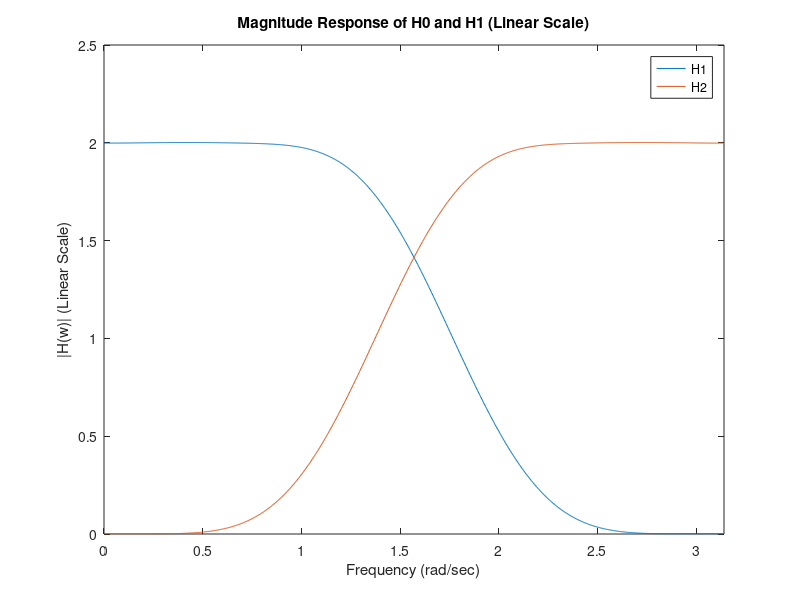

This chart was generated by the following MATLAB code:
% ECE310_Homework_6
% Kevin Kerliu
close all;
clear;
clc;
%% Question 4

% Part A
% Define H0, H1, F0, F1

N = 12;

% H0
H0 = zeros(1,N);
H0(1) = 0.15774243;
H0(2) = 0.69950381;
H0(3) = 1.06226376;
H0(4) = 0.44583132;
H0(5) = -0.31998660;
H0(6) = -0.18351806;
H0(7) = 0.13788809;
H0(8) = 0.03892321;
H0(9) = -0.04466375;
H0(10) = -7.83251152e-4;
H0(11) = 6.75606236e-3;
H0(12) = -1.52353381e-3;

% H1, F0, F1
H1 = zeros(1,N);
F0 = zeros(1,N);
F1 = zeros(1,N);
for k=1:N
  H1(k) = (-1)^(k+1) * H0(N+1-k);
  F0(k) = H0(N+1-k);
  F1(k) = -(-1)^(k+1) * H0(k);
end

%%

% Part B

% Define T and A
T = .5 * (conv(F0,H0) + conv(F1,H1));
A = .5 * (conv(F0,-F1) + conv(F1,F0)); 
% f1[n] = -(-1)^n * h0[n] 
% f0[n] = (-1)^n * h1[n]
% so we can make the substitutions

% c = 2, N = 11
% We find c at the 12th index of T
% This corresponds to an offset of 11

% Determining error (deviation from expected value of zero)
errA = max(abs(A)); 
nonzeroTindex = find(abs(T) < max(abs(T)));
errT = max(abs(T(nonzeroTindex))); 
% errA = 5.551115123125783e-17
% errT = 0.001095774507172

% Part C
[freqzH0,wH0] = freqz(H0,1,1024);
[freqzH1,wH1] = freqz(H1,1,1024);
linMagH1 = abs(freqzH0);
linMagH2 = abs(freqzH1);
figure;
plot(wH0,linMagH1);
hold on;
plot(wH1,linMagH2);
xlim([0 pi]);

% Labeling
legend("H1","H2");
title("Magnitude Response of H0 and H1 (Linear Scale)");
xlabel("Frequency (rad/sec)");
ylabel("|H(w)| (Linear Scale)");

%%

% Part D

% Determining the pcc and error (deviation from pcc)
H0H1sumsquares = abs(freqzH0).^2 + abs(freqzH1).^2;
pcc = round(H0H1sumsquares); % power complementary constant
pcc = pcc(1);
maxError = max(pcc - min(H0H1sumsquares),pcc - max(H0H1sumsquares));

% pcc = 4
% maxError = 0.0063
%%

% Part E
% Define E = [E00, E01; E10, E11]
E00 = H0(1:2:end);
E01 = H0(2:2:end);
E10 = H1(1:2:end);
E11 = H1(2:2:end);

% Define P = paraconj(E) * E
P00 = conv(flip(E00),E00) + conv(flip(E10),E10);
P01 = conv(flip(E00),E01) + conv(flip(E10),E11);
P10 = conv(flip(E01),E00) + conv(flip(E11),E10);
P11 = conv(flip(E01),E01) + conv(flip(E11),E11);

% Determining error (deviation from expected value of zero)
errP01 = max(abs(P01));
errP10 = max(abs(P10));
nonzeroP00index = find(abs(P00) < max(abs(P00)));
errP00 = max(abs(P00(nonzeroP00index)));
nonzeroP11index = find(abs(P11) < max(abs(P11)));
errP11 = max(abs(P11(nonzeroP11index)));
d_diff = abs(max(abs(P00)) - max(abs(P11)));

% errP01 = 2.775557561562891e-17
% errP10 = 2.775557561562891e-17
% errP00 = 0.001095774507172
% errP11 = 0.001095774507172
% d_diff = 2.220446049250313e-16
% d = 2 at n0 = 0
